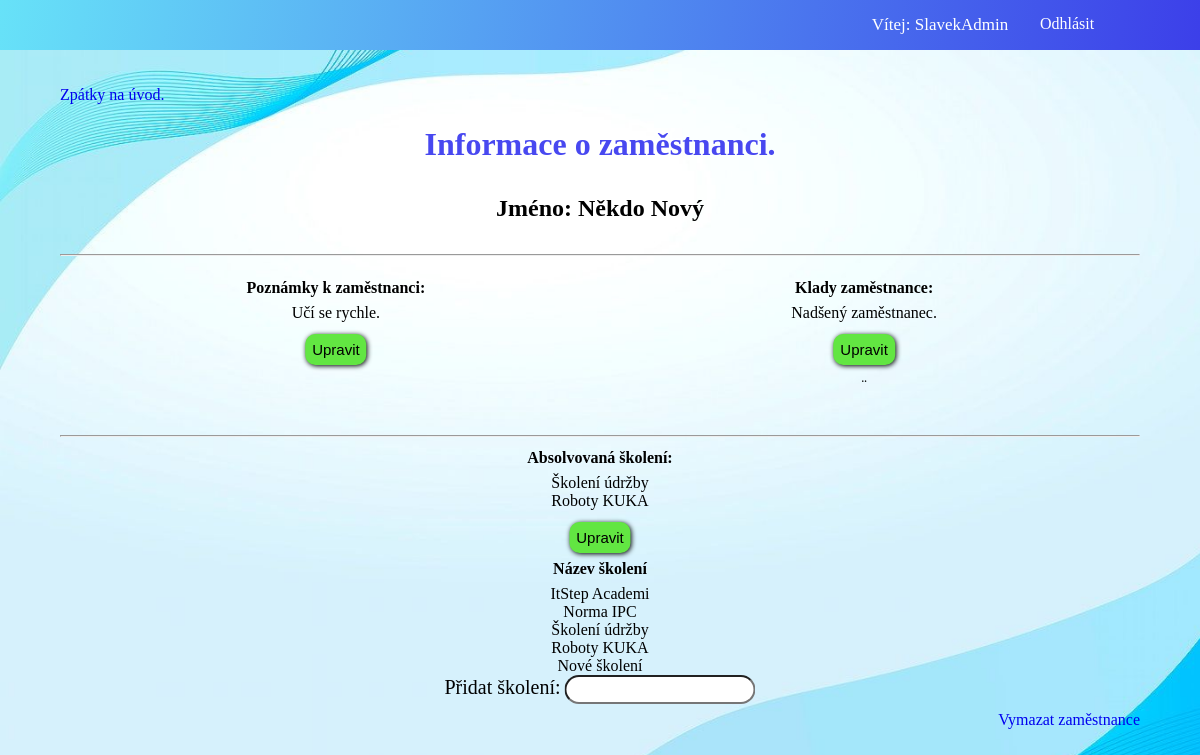
The app's page /info/6 (signed in) with its own data.
### Information/models.py (models this page shows, shortened)
class Employee(models.Model):
    name = models.CharField(max_length=30)
    surname = models.CharField(max_length=30)
    card = models.IntegerField()
    merit = models.CharField(max_length=2000, null=True)
    info = models.CharField(max_length=10000, null=True)
    trained = models.ManyToManyField(Trained)

class Trained(models.Model):
    name = models.CharField(max_length=50)
    done = models.BooleanField(null=True)
    def __str__(self):
        return f"{self.name}"

### Information/views.py (the view, shortened to what this page needs)
# urls.py: path("info/<int:id>", views.information, name="info"),
@login_required(login_url="singIn")
def information(request, id):
    addTrained = AddTrainedForm
    trainedsAll = Trained.objects.all()
    employee = Employee.objects.get(id = id)
    employeeTraineds = employee.trained.all()
    traineds = []
    for trainedName in employeeTraineds:
        traineds.append(trainedName.name)
    return render(request, "Information/Employee.html", {
        "name" : employee.name,
        "surname" : employee.surname,
        "card": employee.card,
        "merit" : employee.merit,
        "comment" : employee.info,
        "employee_id" : employee.id,
        "employee_traineds" : traineds,
        "trainedsAll" : trainedsAll,
    })

### Information/templates/Information/Employee.html (shortened to what this page needs)
{% extends "base.html" %}
{% load static %}
{% block content %}
    <a href="/uvod">Zpátky na úvod.</a>
    <h1>Informace o zaměstnanci.</h1>
    <div class="employee">
        <h2 class="employee_name">Jméno: {{name}} {{surname}}</h2>
    </div>
    <hr>
    <div class="employee_text">
        <table>
            <tr>
                <th>Poznámky k zaměstnanci:</th>
                <th>Klady zaměstnance:</th>
            </tr>
            <tr style ="width:100%;">
                <td style= "width: 50%;">
                    {{comment}}
                </td>
                <td style= "width: 50%;">
                    {{merit}}
                </td>
            </tr>
            <tr>
                <td>
                    <button class="edit_comment" id="butt_edit_comment">Upravit</button>
                </td>
                <td>
                    <button class="edit_merit" id="butt_edit_merit">Upravit</button>
                </td>
            </tr>
            <form action="" method="POST" class="comment_form">
                <tr>
                    <td>
                    </td>
                    <td>
                        ¨
                    </td>
                </tr>
                <tr>
                    <td colspan="3">
                    </td>
                </tr>
            </form>
        </table>
    </div>
    <hr>
    <table class="table_trained">
        <tr>
            <th>Absolvovaná školení:</th>
        </tr>
        <tr>
            <td>
                {% for trained in employee_traineds %}
                    {{trained}}<br>
                {% endfor %}
            </td>
        </tr>
        <tr>
            <td>
                <button id="butt_add_trained">Upravit</button>
            </td>
        </tr>
        <div class="add_trained_employee" id="add_trained">
            <tr>
                <th>
                    Název školení
                </th>
            </tr>
            <tr>
                <form action="" method="POST" class="comment_form">
                    <td>
                        {% for trained in trainedsAll %}
                            <div id="name_trained" class="name_trained">{{trained}}</div>
                        {% endfor %}
                        <label for="addTrained">Přidat školení:</label>
                        <input type="text" name="addTrained" id="addTrained">
                    </td>
            </tr>
        </div>
    </table>
    <div class="delete_employee">
        <a href="/vymazat_zamestnance/{{employee_id}}">Vymazat zaměstnance</a>
    </div>
{% endblock %}

### templates/base.html (shortened to what this page needs)
{% load static %}
<!DOCTYPE html>
<html lang="en">
<head>
    <link rel="stylesheet" href="{% static "Styles/style.css" %}">
</head>
<body>
    <header>
        <div class="user_list">
            <p>Vítej: {{request.user}}</p>
            <a href= "{% url "logOut"%}" class="logOff">Odhlásit</a>
        </div>
    </header>
    <main class="contents">
        {% block content %}
        {% endblock %}
    </main>
    <footer>
    </footer>
</body>
</html>

### static/Styles/style.css (style rules this page uses)
* { padding: 0; margin: 0; -webkit-box-sizing: border-box; box-sizing: border-box; }
body { width: 100%; min-height: 100vh; background: url(../IMG/Background.jpg); background-repeat: no-repeat; background-size: 100%; background-size: cover; }
body .contents { margin: 0 5%; }
a { text-decoration: none; }
input { border-radius: 20px; padding: 5px; outline: none; }
h1 { padding-top: 2%; text-align: center; color: #4848f0; margin-bottom: 20px; }
h2 { margin-bottom: 1%; }
p { font-size: 17px; }
button { border-radius: 10px; border: none; background-color: #62e642; font-size: 15px; padding: 7px; -webkit-box-shadow: 1px 1px 5px black; box-shadow: 1px 1px 5px black; }
.delete_employee { text-align: right; }
header { width: 100%; height: 50px; float: left; margin-bottom: 3%; background: linear-gradient(100deg, #67e2f8, #3c3fe9); }
header .user_list { padding-right: 5%; float: right; display: -webkit-box; display: -ms-flexbox; display: flex; }
header .user_list p { width: 200px; text-align: center; margin-top: 5%; color: white; }
header .user_list .logOff { color: white; text-decoration: none; width: 100px; margin-top: 5%; }
.employee { width: 100%; display: -webkit-box; display: -ms-flexbox; display: flex; margin: 3% auto; }
.employee .employee_name { margin: 0 auto; text-align: center; }
.employee_text { padding: 1%; }
.employee_text table { width: 100%; }
.employee_text table .edit_comment { display: block; margin-left: 50%; -webkit-transform: translateX(-50%); transform: translateX(-50%); }
.employee_text table .edit_merit { display: block; margin-left: 50%; -webkit-transform: translateX(-50%); transform: translateX(-50%); }
.table_trained { margin-left: 50%; -webkit-transform: translateX(-50%); transform: translateX(-50%); }
hr { margin: 10px 0; }
td { text-align: center; padding: 5px 10px; }
label { font-size: 20px; }
footer { width: 100%; height: 100px; }

### records on screen
Employee: name "Někdo", surname "Nový", info "Učí se rychle.", merit "Nadšený zaměstnanec."
Trained: employee_traineds "Školení údržby", name "Školení údržby"
Trained: employee_traineds "Roboty KUKA", name "Roboty KUKA"
Trained: name "ItStep Academi"
Trained: name "Norma IPC"
Trained: name "Nové školení"

### other values on screen
{{ request.user }} "SlavekAdmin"
